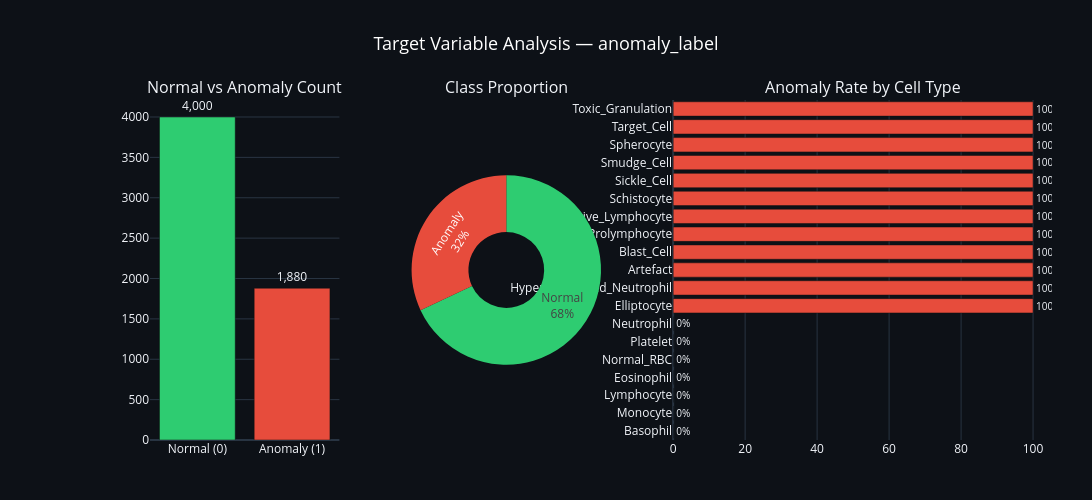

Here is the notebook cell this chart was saved with:
### Markdown cell above
## 📊 Step 3: Exploratory Data Analysis (EDA)

### 3.1 — Target Variable & Cell Type Distribution

### Code cell
# ─── Target Variable Distribution — Interactive Plotly ───
import plotly.graph_objects as go
from plotly.subplots import make_subplots

counts = df['anomaly_label'].value_counts().sort_index()
pcts   = (counts / counts.sum() * 100)
anom_rate = df.groupby('cell_type')['anomaly_label'].mean().sort_values(ascending=True) * 100

fig = make_subplots(
    rows=1, cols=3,
    specs=[[{'type': 'xy'}, {'type': 'domain'}, {'type': 'xy'}]],
    subplot_titles=(
        'Normal vs Anomaly Count',
        'Class Proportion',
        'Anomaly Rate by Cell Type'
    ),
    column_widths=[0.25, 0.25, 0.5],
    horizontal_spacing=0.08
)

# Panel 1: Bar chart Normal vs Anomaly
fig.add_trace(go.Bar(
    x=['Normal (0)', 'Anomaly (1)'], y=counts.values,
    marker_color=['#2ECC71', '#E74C3C'],
    text=[f'{v:,}' for v in counts.values],
    textposition='outside',
    hovertemplate='%{x}<br>Count: %{y:,}<extra></extra>',
    showlegend=False
), row=1, col=1)

# Panel 2: Pie chart
fig.add_trace(go.Pie(
    labels=['Normal', 'Anomaly'],
    values=counts.values,
    marker_colors=['#2ECC71', '#E74C3C'],
    textinfo='percent+label',
    hole=0.4,
    hovertemplate='%{label}<br>Count: %{value:,}<br>Pct: %{percent}<extra></extra>',
    showlegend=False
), row=1, col=2)

# Panel 3: Anomaly rate by cell type
colors = ['#E74C3C' if r > 0 else '#2ECC71' for r in anom_rate.values]
fig.add_trace(go.Bar(
    x=anom_rate.values, y=anom_rate.index,
    orientation='h',
    marker_color=colors,
    text=[f'{v:.0f}%' for v in anom_rate.values],
    textposition='outside',
    hovertemplate='<b>%{y}</b><br>Anomaly Rate: %{x:.1f}%<extra></extra>',
    showlegend=False
), row=1, col=3)

fig.update_layout(
    template='plotly_dark',
    height=500, width=1200,
    title=dict(text='Target Variable Analysis — anomaly_label',
               font=dict(size=18, color='white'), x=0.5),
    paper_bgcolor='#0D1117', plot_bgcolor='#0D1117',
    margin=dict(l=150, r=40, t=100, b=60)
)

fig.show()

total = len(df)
n_anom = counts.get(1, 0)
print(f'\nDataset: {total:,} samples  |  Anomalies: {n_anom:,} ({n_anom/total:.1%})')
print('Imbalanced? Moderate — suitable for recall-focused tuning.')

### Figure 1 — Plotly figure (JSON) as saved in the notebook; plotly's stock layout.template omitted (floating-point values rounded to 4 significant figures)
{"data": [{"hovertemplate": "%{x}<br>Count: %{y:,}<extra></extra>", "marker": {"color": ["#2ECC71", "#E74C3C"]}, "showlegend": false, "text": ["4,000", "1,880"], "textposition": "outside", "type": "bar", "x": ["Normal (0)", "Anomaly (1)"], "xaxis": "x", "y": [4000, 1880], "yaxis": "y"}, {"domain": {"x": [0.29, 0.5], "y": [0, 1]}, "hole": 0.4, "hovertemplate": "%{label}<br>Count: %{value:,}<br>Pct: %{percent}<extra></extra>", "labels": ["Normal", "Anomaly"], "marker": {"colors": ["#2ECC71", "#E74C3C"]}, "showlegend": false, "textinfo": "percent+label", "type": "pie", "values": [4000, 1880]}, {"hovertemplate": "<b>%{y}</b><br>Anomaly Rate: %{x:.1f}%<extra></extra>", "marker": {"color": ["#2ECC71", "#2ECC71", "#2ECC71", "#2ECC71", "#2ECC71", "#2ECC71", "#2ECC71", "#E74C3C", "#E74C3C", "#E74C3C", "#E74C3C", "#E74C3C", "#E74C3C", "#E74C3C", "#E74C3C", "#E74C3C", "#E74C3C", "#E74C3C", "#E74C3C"]}, "orientation": "h", "showlegend": false, "text": ["0%", "0%", "0%", "0%", "0%", "0%", "0%", "100%", "100%", "100%", "100%", "100%", "100%", "100%", "100%", "100%", "100%", "100%", "100%"], "textposition": "outside", "type": "bar", "x": [0.0, 0.0, 0.0, 0.0, 0.0, 0.0, 0.0, 100.0, 100.0, 100.0, 100.0, 100.0, 100.0, 100.0, 100.0, 100.0, 100.0, 100.0, 100.0], "xaxis": "x2", "y": ["Basophil", "Monocyte", "Lymphocyte", "Eosinophil", "Normal_RBC", "Platelet", "Neutrophil", "Elliptocyte", "Hypersegmented_Neutrophil", "Artefact", "Blast_Cell", "Prolymphocyte", "Reactive_Lymphocyte", "Schistocyte", "Sickle_Cell", "Smudge_Cell", "Spherocyte", "Target_Cell", "Toxic_Granulation"], "yaxis": "y2"}], "layout": {"annotations": [{"font": {"size": 16}, "showarrow": false, "text": "Normal vs Anomaly Count", "x": 0.105, "xanchor": "center", "xref": "paper", "y": 1, "yanchor": "bottom", "yref": "paper"}, {"font": {"size": 16}, "showarrow": false, "text": "Class Proportion", "x": 0.395, "xanchor": "center", "xref": "paper", "y": 1, "yanchor": "bottom", "yref": "paper"}, {"font": {"size": 16}, "showarrow": false, "text": "Anomaly Rate by Cell Type", "x": 0.79, "xanchor": "center", "xref": "paper", "y": 1, "yanchor": "bottom", "yref": "paper"}], "height": 500, "margin": {"b": 60, "l": 150, "r": 40, "t": 100}, "paper_bgcolor": "#0D1117", "plot_bgcolor": "#0D1117", "title": {"font": {"color": "white", "size": 18}, "text": "Target Variable Analysis — anomaly_label", "x": 0.5}, "width": 1200, "xaxis": {"anchor": "y", "domain": [0, 0.21]}, "xaxis2": {"anchor": "y2", "domain": [0.58, 1]}, "yaxis": {"anchor": "x", "domain": [0, 1]}, "yaxis2": {"anchor": "x2", "domain": [0, 1]}}}
